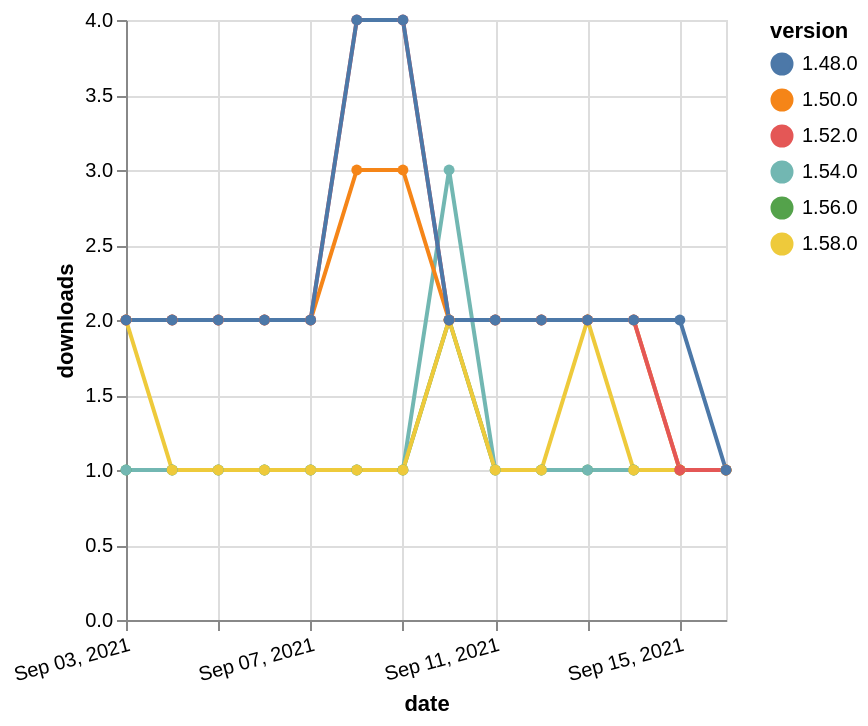

This figure's Vega-Lite source:
### Vega-Lite specification from a JSON file in a GitHub repository (floating-point values rounded to 4 significant figures)
{"$schema": "https://vega.github.io/schema/vega-lite/v5.json", "description": "A simple bar chart with embedded data.", "data": {"values": [{"date": "2021-09-03", "total": 191, "delta": 1, "version": "1.56.0"}, {"date": "2021-09-04", "total": 192, "delta": 1, "version": "1.56.0"}, {"date": "2021-09-05", "total": 193, "delta": 1, "version": "1.56.0"}, {"date": "2021-09-06", "total": 194, "delta": 1, "version": "1.56.0"}, {"date": "2021-09-07", "total": 195, "delta": 1, "version": "1.56.0"}, {"date": "2021-09-08", "total": 196, "delta": 1, "version": "1.56.0"}, {"date": "2021-09-09", "total": 197, "delta": 1, "version": "1.56.0"}, {"date": "2021-09-10", "total": 199, "delta": 2, "version": "1.56.0"}, {"date": "2021-09-11", "total": 200, "delta": 1, "version": "1.56.0"}, {"date": "2021-09-12", "total": 201, "delta": 1, "version": "1.56.0"}, {"date": "2021-09-13", "total": 202, "delta": 1, "version": "1.56.0"}, {"date": "2021-09-14", "total": 203, "delta": 1, "version": "1.56.0"}, {"date": "2021-09-15", "total": 204, "delta": 1, "version": "1.56.0"}, {"date": "2021-09-16", "total": 205, "delta": 1, "version": "1.56.0"}, {"date": "2021-09-03", "total": 239, "delta": 1, "version": "1.54.0"}, {"date": "2021-09-04", "total": 240, "delta": 1, "version": "1.54.0"}, {"date": "2021-09-05", "total": 241, "delta": 1, "version": "1.54.0"}, {"date": "2021-09-06", "total": 242, "delta": 1, "version": "1.54.0"}, {"date": "2021-09-07", "total": 243, "delta": 1, "version": "1.54.0"}, {"date": "2021-09-08", "total": 244, "delta": 1, "version": "1.54.0"}, {"date": "2021-09-09", "total": 245, "delta": 1, "version": "1.54.0"}, {"date": "2021-09-10", "total": 248, "delta": 3, "version": "1.54.0"}, {"date": "2021-09-11", "total": 249, "delta": 1, "version": "1.54.0"}, {"date": "2021-09-12", "total": 250, "delta": 1, "version": "1.54.0"}, {"date": "2021-09-13", "total": 251, "delta": 1, "version": "1.54.0"}, {"date": "2021-09-14", "total": 252, "delta": 1, "version": "1.54.0"}, {"date": "2021-09-15", "total": 253, "delta": 1, "version": "1.54.0"}, {"date": "2021-09-16", "total": 254, "delta": 1, "version": "1.54.0"}, {"date": "2021-09-03", "total": 186, "delta": 2, "version": "1.58.0"}, {"date": "2021-09-04", "total": 187, "delta": 1, "version": "1.58.0"}, {"date": "2021-09-05", "total": 188, "delta": 1, "version": "1.58.0"}, {"date": "2021-09-06", "total": 189, "delta": 1, "version": "1.58.0"}, {"date": "2021-09-07", "total": 190, "delta": 1, "version": "1.58.0"}, {"date": "2021-09-08", "total": 191, "delta": 1, "version": "1.58.0"}, {"date": "2021-09-09", "total": 192, "delta": 1, "version": "1.58.0"}, {"date": "2021-09-10", "total": 194, "delta": 2, "version": "1.58.0"}, {"date": "2021-09-11", "total": 195, "delta": 1, "version": "1.58.0"}, {"date": "2021-09-12", "total": 196, "delta": 1, "version": "1.58.0"}, {"date": "2021-09-13", "total": 198, "delta": 2, "version": "1.58.0"}, {"date": "2021-09-14", "total": 199, "delta": 1, "version": "1.58.0"}, {"date": "2021-09-15", "total": 200, "delta": 1, "version": "1.58.0"}, {"date": "2021-09-16", "total": 201, "delta": 1, "version": "1.58.0"}, {"date": "2021-09-03", "total": 2531, "delta": 2, "version": "1.50.0"}, {"date": "2021-09-04", "total": 2533, "delta": 2, "version": "1.50.0"}, {"date": "2021-09-05", "total": 2535, "delta": 2, "version": "1.50.0"}, {"date": "2021-09-06", "total": 2537, "delta": 2, "version": "1.50.0"}, {"date": "2021-09-07", "total": 2539, "delta": 2, "version": "1.50.0"}, {"date": "2021-09-08", "total": 2542, "delta": 3, "version": "1.50.0"}, {"date": "2021-09-09", "total": 2545, "delta": 3, "version": "1.50.0"}, {"date": "2021-09-10", "total": 2547, "delta": 2, "version": "1.50.0"}, {"date": "2021-09-11", "total": 2549, "delta": 2, "version": "1.50.0"}, {"date": "2021-09-12", "total": 2551, "delta": 2, "version": "1.50.0"}, {"date": "2021-09-13", "total": 2553, "delta": 2, "version": "1.50.0"}, {"date": "2021-09-14", "total": 2555, "delta": 2, "version": "1.50.0"}, {"date": "2021-09-15", "total": 2556, "delta": 1, "version": "1.50.0"}, {"date": "2021-09-16", "total": 2557, "delta": 1, "version": "1.50.0"}, {"date": "2021-09-03", "total": 2475, "delta": 2, "version": "1.52.0"}, {"date": "2021-09-04", "total": 2477, "delta": 2, "version": "1.52.0"}, {"date": "2021-09-05", "total": 2479, "delta": 2, "version": "1.52.0"}, {"date": "2021-09-06", "total": 2481, "delta": 2, "version": "1.52.0"}, {"date": "2021-09-07", "total": 2483, "delta": 2, "version": "1.52.0"}, {"date": "2021-09-08", "total": 2487, "delta": 4, "version": "1.52.0"}, {"date": "2021-09-09", "total": 2491, "delta": 4, "version": "1.52.0"}, {"date": "2021-09-10", "total": 2493, "delta": 2, "version": "1.52.0"}, {"date": "2021-09-11", "total": 2495, "delta": 2, "version": "1.52.0"}, {"date": "2021-09-12", "total": 2497, "delta": 2, "version": "1.52.0"}, {"date": "2021-09-13", "total": 2499, "delta": 2, "version": "1.52.0"}, {"date": "2021-09-14", "total": 2501, "delta": 2, "version": "1.52.0"}, {"date": "2021-09-15", "total": 2502, "delta": 1, "version": "1.52.0"}, {"date": "2021-09-16", "total": 2503, "delta": 1, "version": "1.52.0"}, {"date": "2021-09-03", "total": 3098, "delta": 2, "version": "1.48.0"}, {"date": "2021-09-04", "total": 3100, "delta": 2, "version": "1.48.0"}, {"date": "2021-09-05", "total": 3102, "delta": 2, "version": "1.48.0"}, {"date": "2021-09-06", "total": 3104, "delta": 2, "version": "1.48.0"}, {"date": "2021-09-07", "total": 3106, "delta": 2, "version": "1.48.0"}, {"date": "2021-09-08", "total": 3110, "delta": 4, "version": "1.48.0"}, {"date": "2021-09-09", "total": 3114, "delta": 4, "version": "1.48.0"}, {"date": "2021-09-10", "total": 3116, "delta": 2, "version": "1.48.0"}, {"date": "2021-09-11", "total": 3118, "delta": 2, "version": "1.48.0"}, {"date": "2021-09-12", "total": 3120, "delta": 2, "version": "1.48.0"}, {"date": "2021-09-13", "total": 3122, "delta": 2, "version": "1.48.0"}, {"date": "2021-09-14", "total": 3124, "delta": 2, "version": "1.48.0"}, {"date": "2021-09-15", "total": 3126, "delta": 2, "version": "1.48.0"}, {"date": "2021-09-16", "total": 3127, "delta": 1, "version": "1.48.0"}]}, "width": "container", "mark": {"type": "line", "point": {"filled": true}}, "encoding": {"x": {"field": "date", "type": "temporal", "timeUnit": "yearmonthdate", "title": "date", "axis": {"labelAngle": -15}}, "y": {"field": "delta", "type": "quantitative", "title": "downloads"}, "color": {"field": "version", "type": "nominal"}, "tooltip": {"field": "delta"}}}
